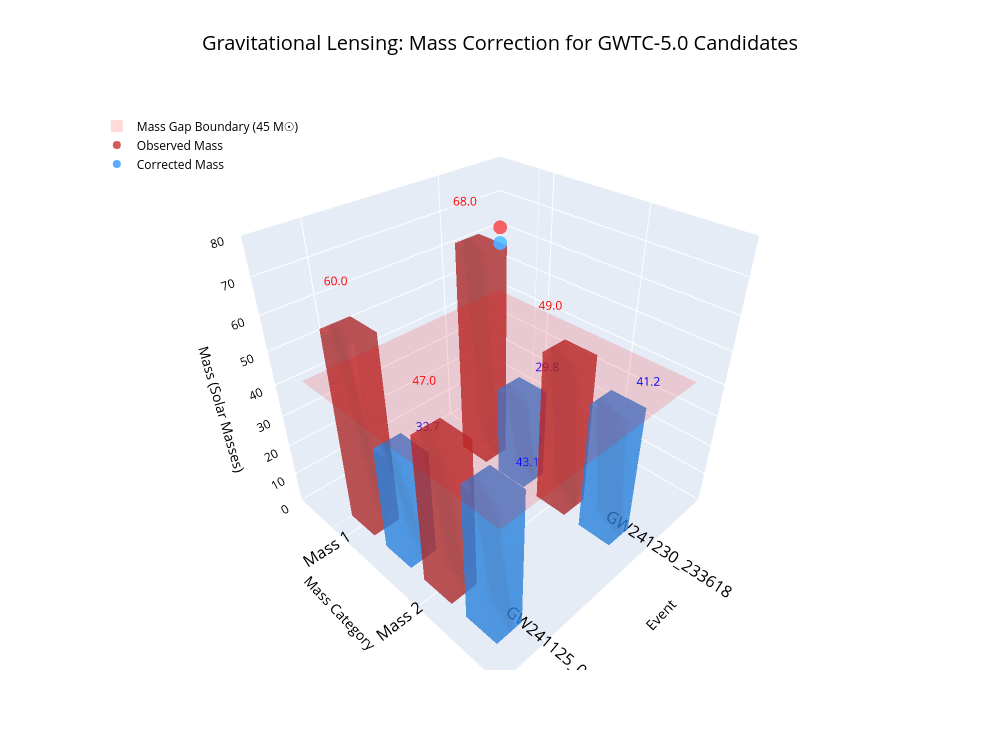

The code cell stored with this chart in its notebook:
### Code cell
import plotly.graph_objects as go
import numpy as np

# --- 1. 数据准备 ---
events = ['GW241230_233618', 'GW241125_010116']
mass_1_obs = [68.0, 60.0]
mass_2_obs = [49.0, 47.0]
lens_mag_1 = [2.28, 1.78]
lens_mag_2 = [1.19, 1.09]

mass_1_corr = [mass_1_obs[i] / lens_mag_1[i] for i in range(2)]
mass_2_corr = [mass_2_obs[i] / lens_mag_2[i] for i in range(2)]

mass_gap_boundary = 45.0

# --- 2. 辅助函数：创建单个条形的Mesh3d顶点 ---
def create_bar(x, y, z, dx, dy, dz, color, opacity=0.7):
    """创建一个3D条形 (使用8个顶点和12个三角形)"""
    # 8个顶点: (x, y, z) 到 (x+dx, y+dy, z+dz)
    vertices = np.array([
        [x, y, 0],
        [x+dx, y, 0],
        [x+dx, y+dy, 0],
        [x, y+dy, 0],
        [x, y, dz],
        [x+dx, y, dz],
        [x+dx, y+dy, dz],
        [x, y+dy, dz]
    ])
    
    # 12个三角形 (每个面2个三角形)
    triangles = np.array([
        # 底面
        [0, 1, 2], [0, 2, 3],
        # 顶面
        [4, 6, 5], [4, 7, 6],
        # 前面
        [0, 5, 1], [0, 4, 5],
        # 后面
        [3, 2, 6], [3, 6, 7],
        # 左面
        [0, 3, 7], [0, 7, 4],
        # 右面
        [1, 5, 6], [1, 6, 2]
    ])
    
    return go.Mesh3d(
        x=vertices[:, 0],
        y=vertices[:, 1],
        z=vertices[:, 2],
        i=triangles[:, 0],
        j=triangles[:, 1],
        k=triangles[:, 2],
        color=color,
        opacity=opacity,
        hoverinfo='skip',
        showlegend=False
    )

# --- 3. 创建图形 ---
fig = go.Figure()

# 3.1 质量1: 观测值 (红色)
fig.add_trace(create_bar(0, 0, 0, 0.2, 0.4, mass_1_obs[0], 'rgba(200,50,50,0.8)'))
fig.add_trace(create_bar(1, 0, 0, 0.2, 0.4, mass_1_obs[1], 'rgba(200,50,50,0.8)'))

# 3.2 质量1: 修正值 (蓝色)
fig.add_trace(create_bar(0, 0.6, 0, 0.2, 0.4, mass_1_corr[0], 'rgba(50,150,255,0.8)'))
fig.add_trace(create_bar(1, 0.6, 0, 0.2, 0.4, mass_1_corr[1], 'rgba(50,150,255,0.8)'))

# 3.3 质量2: 观测值 (红色)
fig.add_trace(create_bar(0, 1.2, 0, 0.2, 0.4, mass_2_obs[0], 'rgba(200,50,50,0.8)'))
fig.add_trace(create_bar(1, 1.2, 0, 0.2, 0.4, mass_2_obs[1], 'rgba(200,50,50,0.8)'))

# 3.4 质量2: 修正值 (蓝色)
fig.add_trace(create_bar(0, 1.8, 0, 0.2, 0.4, mass_2_corr[0], 'rgba(50,150,255,0.8)'))
fig.add_trace(create_bar(1, 1.8, 0, 0.2, 0.4, mass_2_corr[1], 'rgba(50,150,255,0.8)'))

# --- 4. 添加质量间隙边界平面 (半透明红色) ---
x_plane = np.array([-0.3, 1.3, 1.3, -0.3])
y_plane = np.array([-0.2, -0.2, 2.4, 2.4])
z_plane = np.full_like(x_plane, mass_gap_boundary)

fig.add_trace(go.Mesh3d(
    x=x_plane,
    y=y_plane,
    z=z_plane,
    color='red',
    opacity=0.15,
    name='Mass Gap Boundary (45 M☉)',
    showlegend=True,
    hoverinfo='skip'
))

# --- 5. 添加数值标签 (使用 Scatter3d) ---
# 质量1观测值标签
fig.add_trace(go.Scatter3d(
    x=[0, 1], y=[-0.2, -0.2], z=[mass_1_obs[0]+3, mass_1_obs[1]+3],
    mode='text',
    text=[f'{mass_1_obs[0]:.1f}', f'{mass_1_obs[1]:.1f}'],
    textfont=dict(color='red', size=12),
    showlegend=False,
    hoverinfo='skip'
))

# 质量1修正值标签
fig.add_trace(go.Scatter3d(
    x=[0, 1], y=[1.0, 1.0], z=[mass_1_corr[0]+3, mass_1_corr[1]+3],
    mode='text',
    text=[f'{mass_1_corr[0]:.1f}', f'{mass_1_corr[1]:.1f}'],
    textfont=dict(color='blue', size=12),
    showlegend=False,
    hoverinfo='skip'
))

# 质量2观测值标签
fig.add_trace(go.Scatter3d(
    x=[0, 1], y=[1.0, 1.0], z=[mass_2_obs[0]+3, mass_2_obs[1]+3],
    mode='text',
    text=[f'{mass_2_obs[0]:.1f}', f'{mass_2_obs[1]:.1f}'],
    textfont=dict(color='red', size=12),
    showlegend=False,
    hoverinfo='skip'
))

# 质量2修正值标签
fig.add_trace(go.Scatter3d(
    x=[0, 1], y=[2.2, 2.2], z=[mass_2_corr[0]+3, mass_2_corr[1]+3],
    mode='text',
    text=[f'{mass_2_corr[0]:.1f}', f'{mass_2_corr[1]:.1f}'],
    textfont=dict(color='blue', size=12),
    showlegend=False,
    hoverinfo='skip'
))

# --- 6. 添加图例 (使用 Scatter3d 模拟) ---
fig.add_trace(go.Scatter3d(
    x=[-0.5], y=[-0.5], z=[60],
    mode='markers',
    marker=dict(size=8, color='rgba(200,50,50,0.8)'),
    name='Observed Mass'
))
fig.add_trace(go.Scatter3d(
    x=[-0.5], y=[-0.5], z=[55],
    mode='markers',
    marker=dict(size=8, color='rgba(50,150,255,0.8)'),
    name='Corrected Mass'
))

# --- 7. 设置布局 ---
fig.update_layout(
    title=dict(
        text='Gravitational Lensing: Mass Correction for GWTC-5.0 Candidates',
        font=dict(size=20),
        x=0.5
    ),
    scene=dict(
        xaxis=dict(
            title='Event',
            tickvals=[0, 1],
            ticktext=events,
            tickfont=dict(size=14)
        ),
        yaxis=dict(
            title='Mass Category',
            tickvals=[0.2, 1.4],
            ticktext=['Mass 1', 'Mass 2'],
            tickfont=dict(size=14)
        ),
        zaxis=dict(
            title='Mass (Solar Masses)',
            range=[0, 80],
            tickfont=dict(size=12)
        ),
        bgcolor='white'
    ),
    width=1000,
    height=750,
    legend=dict(
        x=0.02,
        y=0.98,
        bgcolor='rgba(255,255,255,0.9)',
        font=dict(size=12)
    ),
    font=dict(color='black')
)

fig.show()

# --- 8. 打印数值摘要 ---
print("="*60)
print("SUMMARY: Gravitational Lensing Mass Correction")
print("="*60)
for i, event in enumerate(events):
    print(f"\n{event}:")
    print(f"  Mass 1: Observed {mass_1_obs[i]:.1f} M☉ → Corrected {mass_1_corr[i]:.1f} M☉ (μ={lens_mag_1[i]:.2f})")
    print(f"  Mass 2: Observed {mass_2_obs[i]:.1f} M☉ → Corrected {mass_2_corr[i]:.1f} M☉ (μ={lens_mag_2[i]:.2f})")
print("="*60)

### Figure 1 — Plotly figure (JSON) as saved in the notebook; plotly's stock layout.template omitted (floating-point values rounded to 4 significant figures)
{"data": [{"color": "rgba(200,50,50,0.8)", "hoverinfo": "skip", "i": [0, 0, 4, 4, 0, 0, 3, 3, 0, 0, 1, 1], "j": [1, 2, 6, 7, 5, 4, 2, 6, 3, 7, 5, 6], "k": [2, 3, 5, 6, 1, 5, 6, 7, 7, 4, 6, 2], "opacity": 0.7, "showlegend": false, "type": "mesh3d", "x": [0.0, 0.2, 0.2, 0.0, 0.0, 0.2, 0.2, 0.0], "y": [0.0, 0.0, 0.4, 0.4, 0.0, 0.0, 0.4, 0.4], "z": [0.0, 0.0, 0.0, 0.0, 68.0, 68.0, 68.0, 68.0]}, {"color": "rgba(200,50,50,0.8)", "hoverinfo": "skip", "i": [0, 0, 4, 4, 0, 0, 3, 3, 0, 0, 1, 1], "j": [1, 2, 6, 7, 5, 4, 2, 6, 3, 7, 5, 6], "k": [2, 3, 5, 6, 1, 5, 6, 7, 7, 4, 6, 2], "opacity": 0.7, "showlegend": false, "type": "mesh3d", "x": [1.0, 1.2, 1.2, 1.0, 1.0, 1.2, 1.2, 1.0], "y": [0.0, 0.0, 0.4, 0.4, 0.0, 0.0, 0.4, 0.4], "z": [0.0, 0.0, 0.0, 0.0, 60.0, 60.0, 60.0, 60.0]}, {"color": "rgba(50,150,255,0.8)", "hoverinfo": "skip", "i": [0, 0, 4, 4, 0, 0, 3, 3, 0, 0, 1, 1], "j": [1, 2, 6, 7, 5, 4, 2, 6, 3, 7, 5, 6], "k": [2, 3, 5, 6, 1, 5, 6, 7, 7, 4, 6, 2], "opacity": 0.7, "showlegend": false, "type": "mesh3d", "x": [0.0, 0.2, 0.2, 0.0, 0.0, 0.2, 0.2, 0.0], "y": [0.6, 0.6, 1.0, 1.0, 0.6, 0.6, 1.0, 1.0], "z": [0.0, 0.0, 0.0, 0.0, 29.82, 29.82, 29.82, 29.82]}, {"color": "rgba(50,150,255,0.8)", "hoverinfo": "skip", "i": [0, 0, 4, 4, 0, 0, 3, 3, 0, 0, 1, 1], "j": [1, 2, 6, 7, 5, 4, 2, 6, 3, 7, 5, 6], "k": [2, 3, 5, 6, 1, 5, 6, 7, 7, 4, 6, 2], "opacity": 0.7, "showlegend": false, "type": "mesh3d", "x": [1.0, 1.2, 1.2, 1.0, 1.0, 1.2, 1.2, 1.0], "y": [0.6, 0.6, 1.0, 1.0, 0.6, 0.6, 1.0, 1.0], "z": [0.0, 0.0, 0.0, 0.0, 33.71, 33.71, 33.71, 33.71]}, {"color": "rgba(200,50,50,0.8)", "hoverinfo": "skip", "i": [0, 0, 4, 4, 0, 0, 3, 3, 0, 0, 1, 1], "j": [1, 2, 6, 7, 5, 4, 2, 6, 3, 7, 5, 6], "k": [2, 3, 5, 6, 1, 5, 6, 7, 7, 4, 6, 2], "opacity": 0.7, "showlegend": false, "type": "mesh3d", "x": [0.0, 0.2, 0.2, 0.0, 0.0, 0.2, 0.2, 0.0], "y": [1.2, 1.2, 1.6, 1.6, 1.2, 1.2, 1.6, 1.6], "z": [0.0, 0.0, 0.0, 0.0, 49.0, 49.0, 49.0, 49.0]}, {"color": "rgba(200,50,50,0.8)", "hoverinfo": "skip", "i": [0, 0, 4, 4, 0, 0, 3, 3, 0, 0, 1, 1], "j": [1, 2, 6, 7, 5, 4, 2, 6, 3, 7, 5, 6], "k": [2, 3, 5, 6, 1, 5, 6, 7, 7, 4, 6, 2], "opacity": 0.7, "showlegend": false, "type": "mesh3d", "x": [1.0, 1.2, 1.2, 1.0, 1.0, 1.2, 1.2, 1.0], "y": [1.2, 1.2, 1.6, 1.6, 1.2, 1.2, 1.6, 1.6], "z": [0.0, 0.0, 0.0, 0.0, 47.0, 47.0, 47.0, 47.0]}, {"color": "rgba(50,150,255,0.8)", "hoverinfo": "skip", "i": [0, 0, 4, 4, 0, 0, 3, 3, 0, 0, 1, 1], "j": [1, 2, 6, 7, 5, 4, 2, 6, 3, 7, 5, 6], "k": [2, 3, 5, 6, 1, 5, 6, 7, 7, 4, 6, 2], "opacity": 0.7, "showlegend": false, "type": "mesh3d", "x": [0.0, 0.2, 0.2, 0.0, 0.0, 0.2, 0.2, 0.0], "y": [1.8, 1.8, 2.2, 2.2, 1.8, 1.8, 2.2, 2.2], "z": [0.0, 0.0, 0.0, 0.0, 41.18, 41.18, 41.18, 41.18]}, {"color": "rgba(50,150,255,0.8)", "hoverinfo": "skip", "i": [0, 0, 4, 4, 0, 0, 3, 3, 0, 0, 1, 1], "j": [1, 2, 6, 7, 5, 4, 2, 6, 3, 7, 5, 6], "k": [2, 3, 5, 6, 1, 5, 6, 7, 7, 4, 6, 2], "opacity": 0.7, "showlegend": false, "type": "mesh3d", "x": [1.0, 1.2, 1.2, 1.0, 1.0, 1.2, 1.2, 1.0], "y": [1.8, 1.8, 2.2, 2.2, 1.8, 1.8, 2.2, 2.2], "z": [0.0, 0.0, 0.0, 0.0, 43.12, 43.12, 43.12, 43.12]}, {"color": "red", "hoverinfo": "skip", "name": "Mass Gap Boundary (45 M☉)", "opacity": 0.15, "showlegend": true, "type": "mesh3d", "x": [-0.3, 1.3, 1.3, -0.3], "y": [-0.2, -0.2, 2.4, 2.4], "z": [45.0, 45.0, 45.0, 45.0]}, {"hoverinfo": "skip", "mode": "text", "showlegend": false, "text": ["68.0", "60.0"], "textfont": {"color": "red", "size": 12}, "type": "scatter3d", "x": [0, 1], "y": [-0.2, -0.2], "z": [71, 63]}, {"hoverinfo": "skip", "mode": "text", "showlegend": false, "text": ["29.8", "33.7"], "textfont": {"color": "blue", "size": 12}, "type": "scatter3d", "x": [0, 1], "y": [1, 1], "z": [32.82, 36.71]}, {"hoverinfo": "skip", "mode": "text", "showlegend": false, "text": ["49.0", "47.0"], "textfont": {"color": "red", "size": 12}, "type": "scatter3d", "x": [0, 1], "y": [1, 1], "z": [52, 50]}, {"hoverinfo": "skip", "mode": "text", "showlegend": false, "text": ["41.2", "43.1"], "textfont": {"color": "blue", "size": 12}, "type": "scatter3d", "x": [0, 1], "y": [2.2, 2.2], "z": [44.18, 46.12]}, {"marker": {"color": "rgba(200,50,50,0.8)", "size": 8}, "mode": "markers", "name": "Observed Mass", "type": "scatter3d", "x": [-0.5], "y": [-0.5], "z": [60]}, {"marker": {"color": "rgba(50,150,255,0.8)", "size": 8}, "mode": "markers", "name": "Corrected Mass", "type": "scatter3d", "x": [-0.5], "y": [-0.5], "z": [55]}], "layout": {"font": {"color": "black"}, "height": 750, "legend": {"bgcolor": "rgba(255,255,255,0.9)", "font": {"size": 12}, "x": 0.02, "y": 0.98}, "scene": {"bgcolor": "white", "xaxis": {"tickfont": {"size": 14}, "ticktext": ["GW241230_233618", "GW241125_010116"], "tickvals": [0, 1], "title": {"text": "Event"}}, "yaxis": {"tickfont": {"size": 14}, "ticktext": ["Mass 1", "Mass 2"], "tickvals": [0.2, 1.4], "title": {"text": "Mass Category"}}, "zaxis": {"range": [0, 80], "tickfont": {"size": 12}, "title": {"text": "Mass (Solar Masses)"}}}, "title": {"font": {"size": 20}, "text": "Gravitational Lensing: Mass Correction for GWTC-5.0 Candidates", "x": 0.5}, "width": 1000}}
